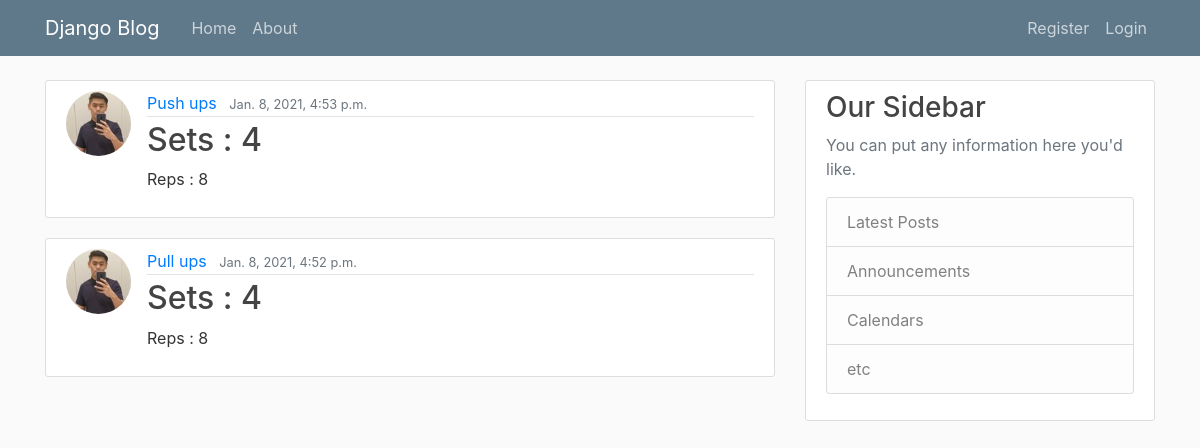
The app's page /, older data.
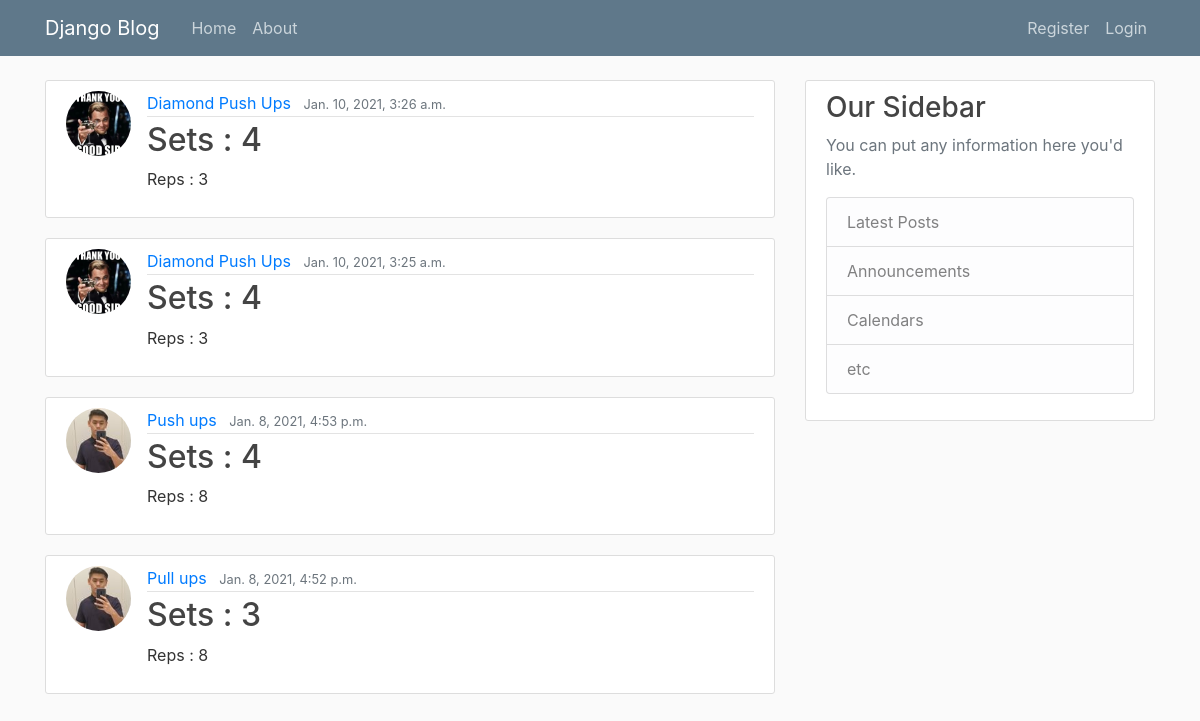
The same page, newer data.
### workoutlog/models.py (models this page shows, shortened)
class Workout(models.Model):
    workoutname = models.CharField(max_length=100)
    sets = models.IntegerField()
    reps = models.IntegerField()
    date_posted = models.DateTimeField(default=timezone.now)
    author = models.ForeignKey(User,on_delete=models.CASCADE)

### users/models.py (models this page shows, shortened)
class Profile(models.Model):
    user = models.OneToOneField(User, on_delete=models.CASCADE)
    image = models.ImageField(default='default.jpg',upload_to='profile_pics')

### workoutlog/views.py (the view)
# urls.py: path('', WorkoutListView.as_view(), name ='workoutlog-home'),
class WorkoutListView(ListView):
    model = Workout
    template_name = 'workoutlog/home.html'
    context_object_name = 'posts'
    ordering = ['-date_posted'] # order the post date
    paginate_by = 5 # page

### workoutlog/templates/workoutlog/home.html (shortened to what this page needs)
{% extends "workoutlog/base.html" %}
{% block content %}
    {% for post in posts %}
        <article class="media content-section">
          <img class ="rounded-circle article-img" src="{{ post.author.profile.image.url }}">
          <div class="media-body">
            <div class="article-metadata">
              <a class="mr-2" href="{% url 'workoutlog-detail' post.id %}">{{ post.workoutname }}</a>
              <small class="text-muted">{{ post.date_posted }}</small>
            </div>
            <h2><a class="article-title" href="{% url 'workoutlog-detail' post.id %}"> Sets : {{ post.sets }} </a></h2>
            <p class="article-content">Reps : {{ post.reps }}</p>
          </div>
        </article>
    {% endfor %}
{% endblock content %}

### workoutlog/templates/workoutlog/base.html (shortened to what this page needs)
<!DOCTYPE html>
{% load static %}
<html lang="en">
<head>
    <link rel="stylesheet" href="https://maxcdn.bootstrapcdn.com/bootstrap/4.0.0/css/bootstrap.min.css">
<link rel="stylesheet" type="text/css" href="{% static 'workoutlog/main.css' %}">
</head>
<body>
<header class="site-header">
  <nav class="navbar navbar-expand-md navbar-dark bg-steel fixed-top">
    <div class="container">
      <a class="navbar-brand mr-4" href="{% url 'workoutlog-home' %}">Django Blog</a>
      <div class="collapse navbar-collapse" id="navbarToggle">
        <div class="navbar-nav mr-auto">
          <a class="nav-item nav-link" href="{% url 'workoutlog-home' %}">Home</a>
          <a class="nav-item nav-link" href="{% url 'workoutlog-about' %}">About</a>
        </div>
        <div class="navbar-nav">
          {% if user.is_authenticated %}
          <a class="nav-item nav-link" href="{% url 'workoutlog-create' %}">New Post</a>
          <a class="nav-item nav-link" href="{% url 'profile' %}">Profile</a>
          <a class="nav-item nav-link" href="{% url 'logout' %}">Logout</a>
          {% else %}
          <a class="nav-item nav-link" href="{% url 'register' %}">Register</a>
          <a class="nav-item nav-link" href="{% url 'login' %}">Login</a>
          {% endif %}
        </div>
      </div>
    </div>
  </nav>
</header>
<main role="main" class="container">
  <div class="row">
    <div class="col-md-8">
      {% block content %}{% endblock %}
    </div>
    <div class="col-md-4">
      <div class="content-section">
        <h3>Our Sidebar</h3>
        <p class='text-muted'>You can put any information here you'd like.
          <ul class="list-group">
            <li class="list-group-item list-group-item-light">Latest Posts</li>
            <li class="list-group-item list-group-item-light">Announcements</li>
            <li class="list-group-item list-group-item-light">Calendars</li>
            <li class="list-group-item list-group-item-light">etc</li>
          </ul>
        </p>
      </div>
    </div>
  </div>
</main>
  </body>
</body>
</html>

### workoutlog/static/workoutlog/main.css (style rules this page uses)
body { background: #fafafa; color: #333333; margin-top: 5rem; }
h1, h2, h3, h4, h5, h6 { color: #444444; }
ul { margin: 0; }
.bg-steel { background-color: #5f788a; }
.site-header .navbar-nav .nav-link { color: #cbd5db; }
.content-section { background: #ffffff; padding: 10px 20px; border: 1px solid #dddddd; border-radius: 3px; margin-bottom: 20px; }
.article-title { color: #444444; }
.article-content { white-space: pre-line; }
.article-img { height: 65px; width: 65px; margin-right: 16px; }
.article-metadata { padding-bottom: 1px; margin-bottom: 4px; border-bottom: 1px solid #e3e3e3 }

Row changes from the older to the newer data that the page shows:
added Workout: author.profile.image (picture), workoutname "Diamond Push Ups", date_posted "Jan. 10, 2021, 3:26 a.m.", sets "4", reps "3"
added Workout: author.profile.image (picture), workoutname "Diamond Push Ups", date_posted "Jan. 10, 2021, 3:25 a.m.", sets "4", reps "3"
changed Workout "Pull ups": sets "4" → "3"
